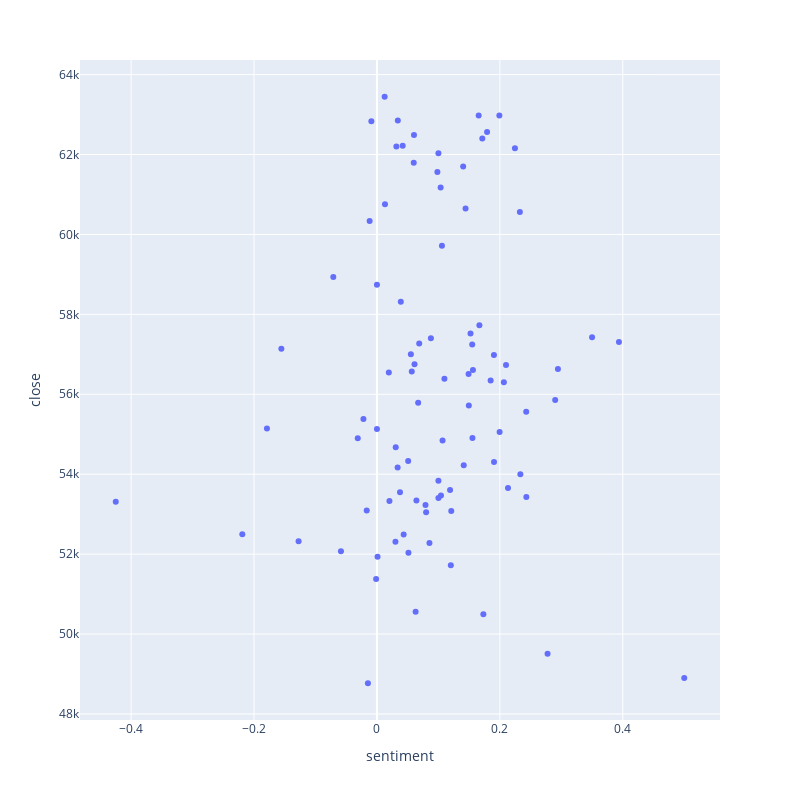

The notebook cell saved with this chart:
### Code cell
# Scatter plot of daily returns vs sentiment scores
fig = px.scatter(df, x="sentiment", y="close", width=800, height=800)
fig.show()
